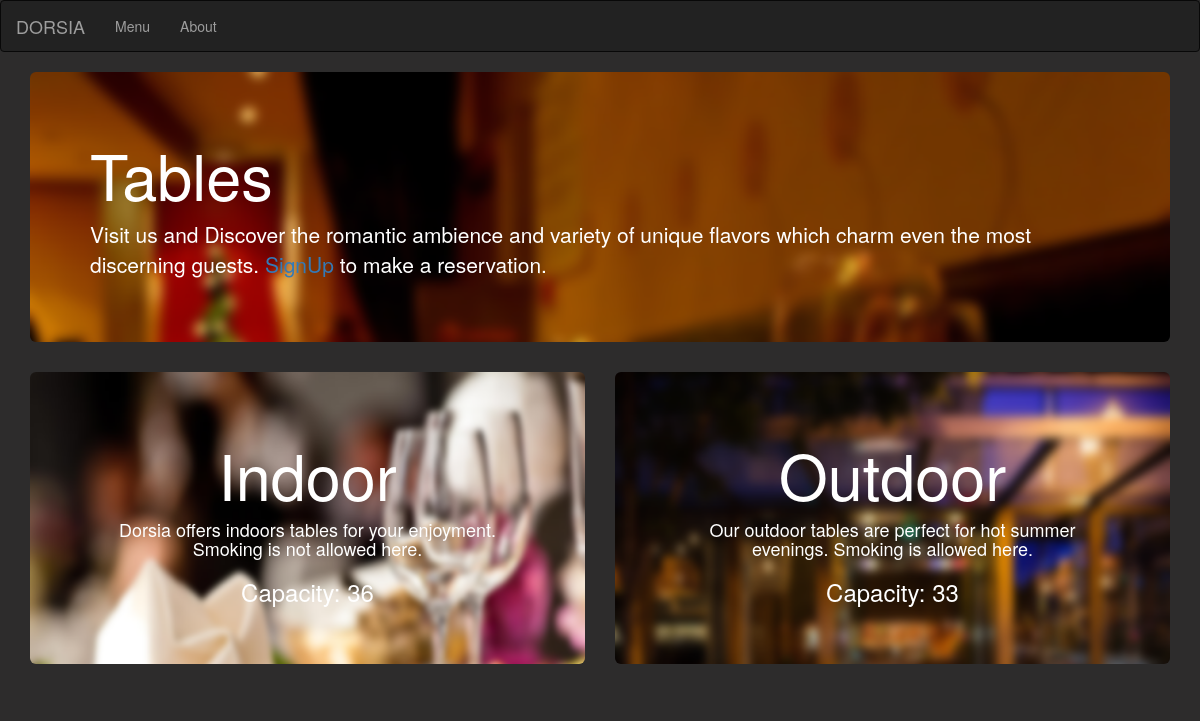
/tables.php, run on the app's committed database.
### tables this page shows
CREATE TABLE IF NOT EXISTS `Position` (
  `idPosition` int(11) NOT NULL,
  `positionName` varchar(32) NOT NULL,
  `description` text NOT NULL
);

### tables.php (the view, shortened to what this page needs)
<!DOCTYPE html>
<html lang="en">
<head>
<link rel="stylesheet" href="http://maxcdn.bootstrapcdn.com/bootstrap/3.3.4/css/bootstrap.min.css">
<link rel="stylesheet" href="styles/index.css">
</head>
<?php
  require_once 'controller/dbcon.php';
  $myDBCON = new DBCON("127.0.0.1","restoran","root","");
  $myDBCON->connect();
  $descriptions=$myDBCON->selectDB("SELECT description FROM Position");
  $capacityIN=$myDBCON->selectDB("SELECT SUM(capacity) AS a FROM FoodTable WHERE idPosition=1")[0]['a'];
  $capacityOUT=$myDBCON->selectDB("SELECT SUM(capacity) AS a FROM FoodTable WHERE idPosition=2")[0]['a'];
  $descriptionIN=$descriptions[0]['description'];
  $descriptionOUT=$descriptions[1]['description'];
?>
<body>
<nav class="navbar navbar-inverse">
  	<div class="container-fluid">
		    <div class="navbar-header">
      		  <a class="navbar-brand" href="index.php">DORSIA</a>
    	  </div>
      	<ul class="nav navbar-nav">
            <li><a href="menu.php">Menu</a></li>
            <li><a href="about.php">About</a></li>
      	</ul>
    </div>
</nav>
<div class="container">
  <div class="jumbotron"
        style="background-image: url(pictures/tables.png); background-size:cover; color:white;">
    <h1>Tables</h1>
    <p>Visit us and Discover the romantic ambience and variety of unique flavors which charm even the most discerning guests. <a href="index.php">SignUp</a> to make a reservation.</p>
  </div>
</div>
<div class="container">
  <div class="row">
    <div class="col-sm-6">
        <div class="jumbotron"
        style="background-image: url(pictures/table-reservation.png); background-size: cover;color:white;">
          <h1 class="text-center">Indoor</h1>
          <h4 class="text-center"><?echo $descriptionIN;?></h4>
          <h3 class="text-center">Capacity: <?echo $capacityIN;?></h3>
        </div>
    </div>
    <div class="col-sm-6">
        <div class="jumbotron"
        style="background-image: url(pictures/restaurant.png); background-size: cover;color:white;">
          <h1 class="text-center">Outdoor</h1>
          <h4 class="text-center"><?echo $descriptionOUT;?></h4>
          <h3 class="text-center">Capacity: <?echo $capacityOUT;?></h3>
        </div>
    </div>
  </div>
</div>
</body>
</html>

### styles/index.css (style rules this page uses)
body { background-color: #2d2c2c; }

### data on the page
position: description "Dorsia offers indoors tables for your enjoyment. Smoking is not allowed here."
position: description "Our outdoor tables are perfect for hot summer evenings. Smoking is allowed here."

### other printed values
$capacityIN "36"
$capacityOUT "33"
